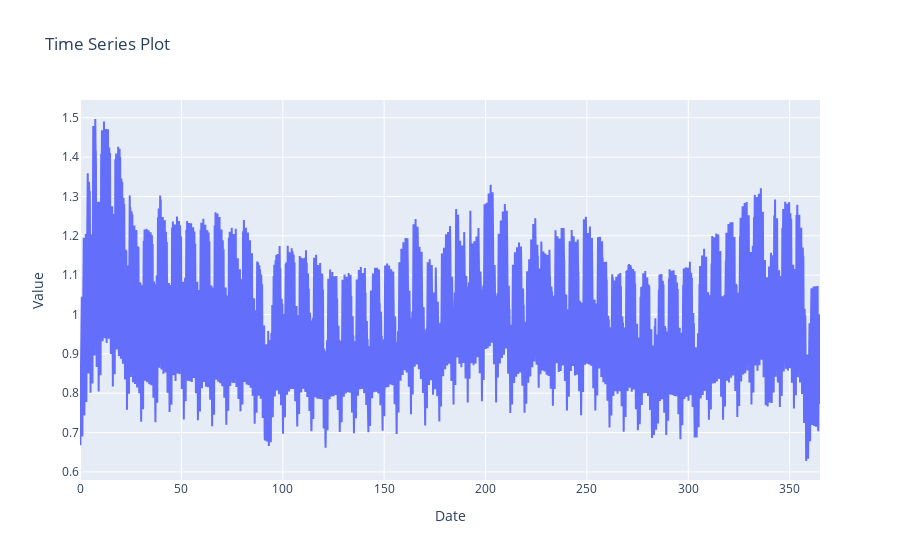

Notebook cell for this chart:
### Code cell
# Create a Plotly figure
fig = go.Figure()

# Add a trace for the time series
fig.add_trace(go.Scatter(x=time, y=Load_ts, mode='lines', name='Time Series'))

# Update layout
fig.update_layout(title='Time Series Plot', xaxis_title='Date', yaxis_title='Value')

# Show the plot
fig.show()

### Figure 1 — Plotly figure (JSON) as saved in the notebook; plotly's stock layout.template omitted (floating-point values rounded to 4 significant figures; data arrays with more than 128 entries replaced by an {"elided": "..."} marker saying what was removed)
{"data": [{"mode": "lines", "name": "Time Series", "type": "scatter", "x": {"elided": "23360 float values"}, "y": {"elided": "23360 float values"}}], "layout": {"title": {"text": "Time Series Plot"}, "xaxis": {"title": {"text": "Date"}}, "yaxis": {"title": {"text": "Value"}}}}
